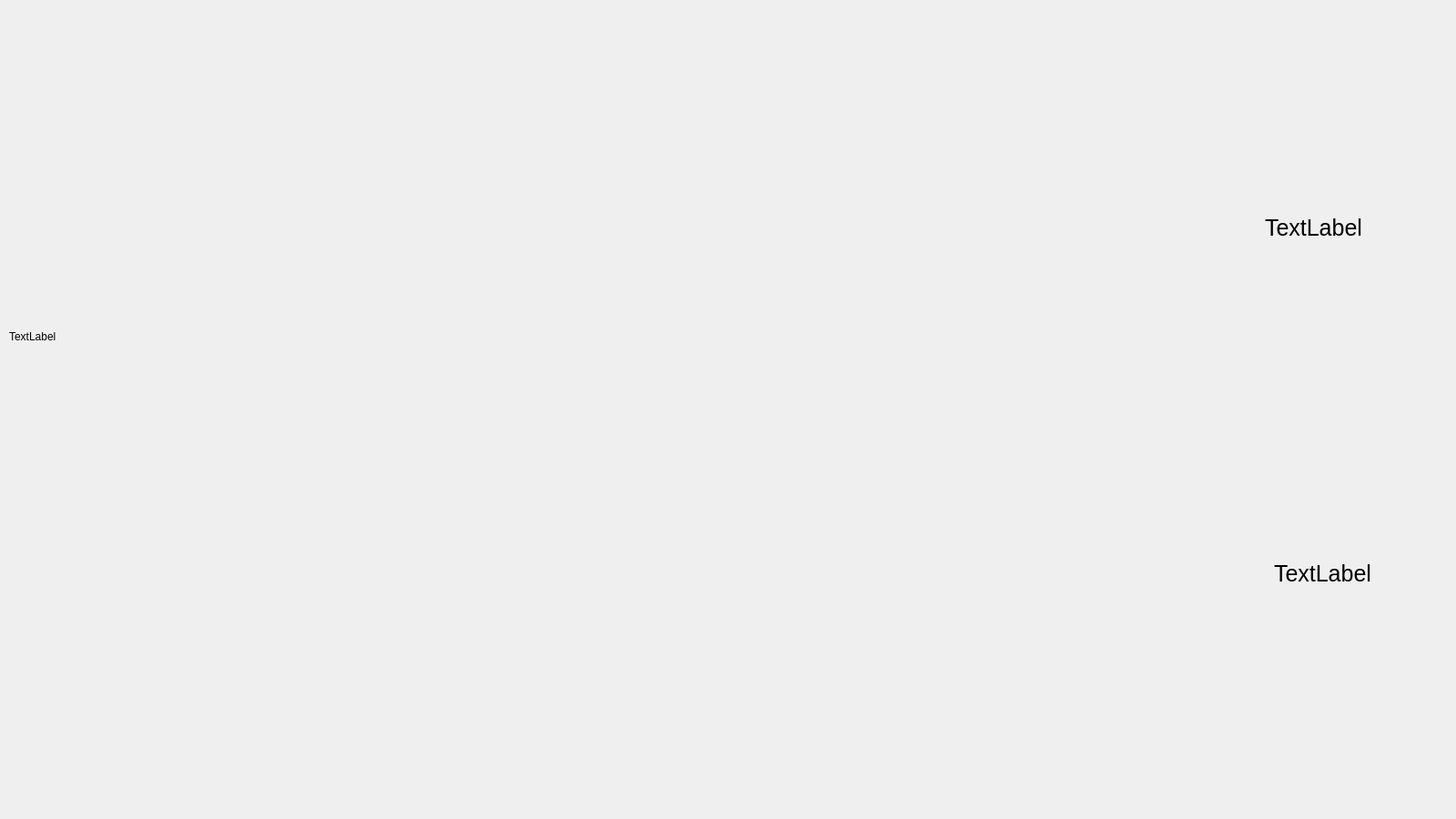
<?xml version="1.0" encoding="UTF-8"?>
<ui version="4.0">
 <class>trafficApplicationClass</class>
 <widget class="QWidget" name="trafficApplicationClass">
  <property name="geometry">
   <rect>
    <x>0</x>
    <y>0</y>
    <width>1600</width>
    <height>900</height>
   </rect>
  </property>
  <property name="windowTitle">
   <string>trafficApplication</string>
  </property>
  <widget class="QLabel" name="label">
   <property name="geometry">
    <rect>
     <x>10</x>
     <y>10</y>
     <width>1280</width>
     <height>720</height>
    </rect>
   </property>
   <property name="text">
    <string>TextLabel</string>
   </property>
  </widget>
  <widget class="QLabel" name="label_2">
   <property name="geometry">
    <rect>
     <x>1390</x>
     <y>80</y>
     <width>171</width>
     <height>341</height>
    </rect>
   </property>
   <property name="font">
    <font>
     <pointsize>19</pointsize>
    </font>
   </property>
   <property name="text">
    <string>TextLabel</string>
   </property>
  </widget>
  <widget class="QLabel" name="label_3">
   <property name="geometry">
    <rect>
     <x>1400</x>
     <y>480</y>
     <width>141</width>
     <height>301</height>
    </rect>
   </property>
   <property name="font">
    <font>
     <pointsize>19</pointsize>
    </font>
   </property>
   <property name="text">
    <string>TextLabel</string>
   </property>
  </widget>
 </widget>
 <layoutdefault spacing="6" margin="11"/>
 <resources>
  <include location="cit.qrc"/>
 </resources>
 <connections/>
</ui>
